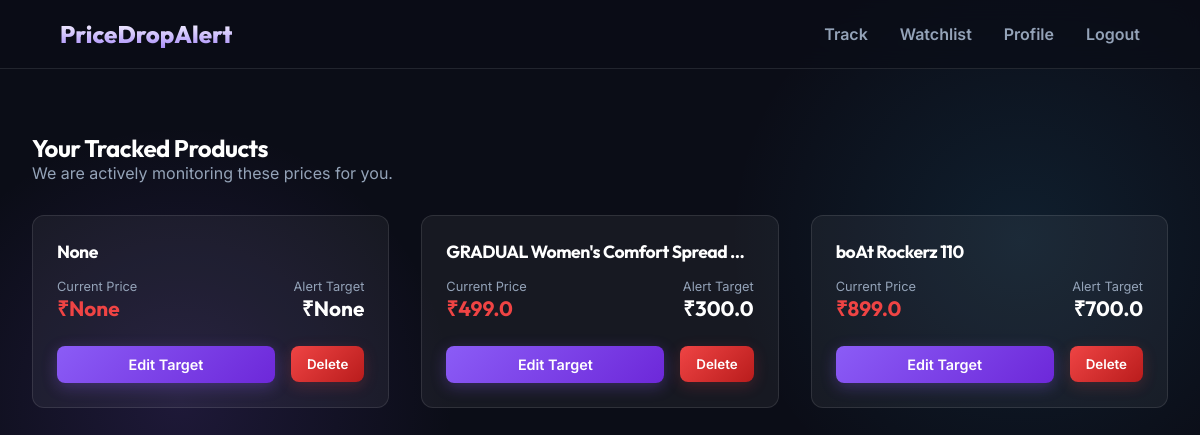
Page /watchlist (signed in) on the earlier database version.
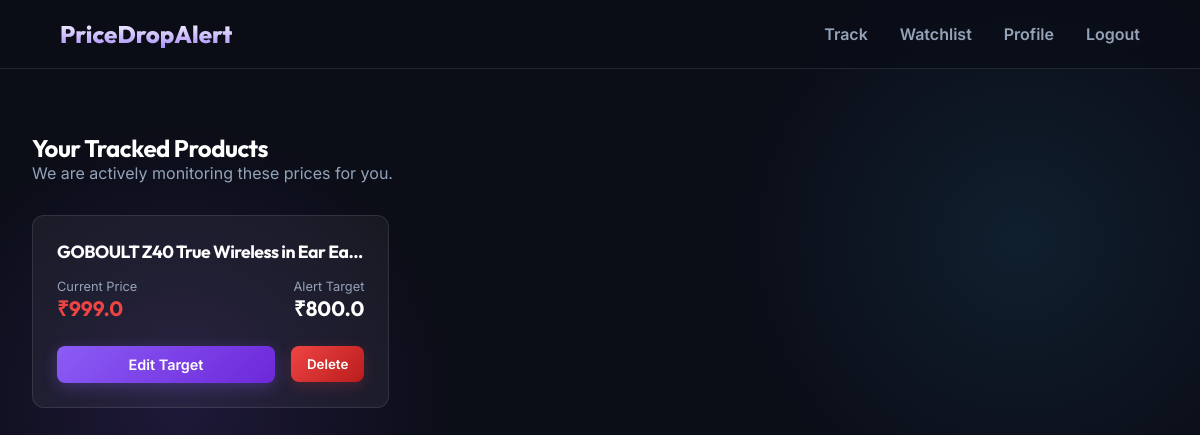
Same page on the later database version.
### app.py (models this page shows)
class TrackedProduct(db.Model):
    id = db.Column(db.Integer, primary_key=True)
    url = db.Column(db.String(500), nullable=False)
    product_title = db.Column(db.String(500), nullable=True)
    target_price = db.Column(db.Float, nullable=True)
    current_price = db.Column(db.Float, nullable=True)
    date_added = db.Column(db.DateTime, default=datetime.utcnow)
    user_id = db.Column(db.Integer, db.ForeignKey('user.id'), nullable=False)
    price_history = db.relationship('PriceHistory', backref='product', lazy=True)

### app.py (the view)
@app.route('/watchlist')
@login_required
def watchlist():
    user_products = TrackedProduct.query.filter_by(user_id=current_user.id).order_by(TrackedProduct.date_added.desc()).all()
    for product in user_products:
        history = (
            PriceHistory.query
            .filter_by(product_id=product.id)
            .order_by(PriceHistory.date)
            .all()
        )
        product.history_dates = [h.date.strftime("%d %b") for h in history]
        product.history_prices = [float(h.price) for h in history]
        if product.current_price is not None and product.target_price is not None:
            product.price_status = (
                "green" if float(product.current_price) <= float(product.target_price) else "red"
            )
        else:
            product.price_status = "gray"  # fallback color if price missing
    return render_template("watchlist.html", products=user_products)

### app.py (called while the page is built)
@login_manager.user_loader
def load_user(user_id):
    return db.session.get(User, int(user_id))

### templates/watchlist.html (shortened to what this page needs)
{% extends "base.html" %}
{% block content %}
<div style="margin-bottom: 2rem;">
    <h2>Your Tracked Products</h2>
    <p style="color: var(--text-secondary);">We are actively monitoring these prices for you.</p>
</div>
<div class="product-grid">
    {% for product in products %}
    <div class="product-card">
        <div class="product-info">
            <h3 class="product-title" title="{{ product.product_title }}">{{ product.product_title|default('Pending Title') }}</h3>
            <div style="display: flex; justify-content: space-between; margin-bottom: 1.5rem; margin-top: 1rem;">
                <div>
                    <p style="font-size: 0.8rem; color: var(--text-secondary);">Current Price</p>
                    <p class="price-tag {{ 'status-green' if product.price_status == 'green' else 'status-red' }}">
                        ₹{{ product.current_price|default('---') }}
                    </p>
                </div>
                <div style="text-align: right;">
                    <p style="font-size: 0.8rem; color: var(--text-secondary);">Alert Target</p>
                    <p class="price-tag" style="color: white;">₹{{ product.target_price|default('---') }}</p>
                </div>
            </div>
            <div style="display: flex; gap: 1rem;">
                <a href="{{ url_for('track_product', product_id=product.id) }}" class="btn" style="flex: 1; text-align: center; font-size: 0.9rem; padding: 0.6rem;">Edit Target</a>
                <form method="POST" action="{{ url_for('delete_product', product_id=product.id) }}" onsubmit="return confirm('Are you sure you want to stop tracking this item?');" style="display: inline-block;">
                    <button type="submit" class="btn btn-delete" style="padding: 0.6rem 1rem;">Delete</button>
                </form>
            </div>
        </div>
    </div>
    {% else %}
    <div class="glass-panel" style="grid-column: 1 / -1; text-align: center;">
        <h3 style="margin-bottom: 1rem;">No products are being tracked yet.</h3>
        <a href="{{ url_for('home') }}" class="btn">Track a Product Now</a>
    </div>
    {% endfor %}
</div>
{% endblock %}

### templates/base.html (shortened to what this page needs)
<!DOCTYPE html>
<html lang="en">
<head>
    <link rel="stylesheet" href="{{ url_for('static', filename='css/style.css') }}">
</head>
<body>
    <nav class="navbar">
        <a href="/" class="navbar-brand">PriceDropAlert</a>
        <ul class="nav-links">
            {% if current_user.is_authenticated %}
                <li><a href="{{ url_for('home') }}">Track</a></li>
                <li><a href="{{ url_for('watchlist') }}">Watchlist</a></li>
                <li><a href="{{ url_for('myProfile') }}">Profile</a></li>
                <li><a href="{{ url_for('logout') }}">Logout</a></li>
            {% else %}
                <li><a href="{{ url_for('signIn') }}">Login</a></li>
                <li><a href="{{ url_for('signUp') }}">Register</a></li>
            {% endif %}
        </ul>
    </nav>
    <div class="container" style="padding-bottom: 0;">
    </div>
    <div class="content container">
        {% block content %}
        {% endblock %}
    </div>
</body>
</html>

### static/css/style.css (style rules this page uses)
:root { --bg-color: #0b0d17; --glass-bg: rgba(255, 255, 255, 0.05); --glass-border: rgba(255, 255, 255, 0.1); --text-primary: #ffffff; --text-secondary: #94a3b8; --accent-glow: #8b5cf6; --accent-color: #a78bfa; --btn-bg: linear-gradient(135deg, #8b5cf6 0%, #6d28d9 100%); --btn-hover: linear-gradient(135deg, #a78bfa 0%, #7c3aed 100%); --delete-bg: linear-gradient(135deg, #ef4444 0%, #b91c1c 100%); --success: #10b981; --danger: #ef4444; }
* { box-sizing: border-box; margin: 0; padding: 0; font-family: 'Inter', sans-serif; -ms-overflow-style: none; scrollbar-width: none; }
body { background-color: var(--bg-color); background-image: radial-gradient(circle at 15% 50%, rgba(139, 92, 246, 0.15), transparent 25%), radial-gradient(circle at 85% 30%, rgba(56, 189, 248, 0.1), transparent 25%); background-attachment: fixed; color: var(--text-primary); min-height: 100vh; display: flex; flex-direction: column; }
h1, h2, h3 { font-family: 'Outfit', sans-serif; font-weight: 700; letter-spacing: -0.5px; }
.navbar { display: flex; justify-content: space-between; align-items: center; padding: 1.2rem 5%; background: rgba(11, 13, 23, 0.7); backdrop-filter: blur(12px); border-bottom: 1px solid var(--glass-border); position: sticky; top: 0; z-index: 100; }
.navbar-brand { font-family: 'Outfit', sans-serif; font-size: 1.5rem; font-weight: 800; color: #fff; text-decoration: none; background: -webkit-linear-gradient(#fff, #a78bfa); -webkit-background-clip: text; -webkit-text-fill-color: transparent; }
.nav-links { display: flex; gap: 2rem; list-style: none; }
.nav-links a { text-decoration: none; color: var(--text-secondary); font-weight: 600; transition: all 0.3s ease; position: relative; }
.nav-links a::after { content: ''; position: absolute; width: 0; height: 2px; bottom: -4px; left: 0; background: var(--accent-glow); transition: width 0.3s ease; }
.btn { background: var(--btn-bg); color: white; border: none; padding: 0.8rem 1.5rem; border-radius: 8px; font-weight: 600; cursor: pointer; transition: all 0.3s ease; text-decoration: none; display: inline-block; box-shadow: 0 4px 15px rgba(139, 92, 246, 0.3); }
.btn-delete { background: var(--delete-bg); box-shadow: 0 4px 15px rgba(239, 68, 68, 0.2); }
.container { max-width: 1200px; margin: 0 auto; padding: 2rem; width: 100%; }
.product-grid { display: grid; grid-template-columns: repeat(auto-fill, minmax(300px, 1fr)); gap: 2rem; margin-top: 2rem; }
.product-card { background: var(--glass-bg); border: 1px solid var(--glass-border); border-radius: 12px; overflow: hidden; transition: transform 0.3s ease, border-color 0.3s; }
.product-info { padding: 1.5rem; }
.product-title { font-size: 1.1rem; margin-bottom: 0.5rem; white-space: nowrap; overflow: hidden; text-overflow: ellipsis; }
.price-tag { font-size: 1.3rem; font-weight: 700; font-family: 'Outfit'; }
.status-red { color: var(--danger); }

Differences in the rows shown:
removed TrackedProduct: product_title "None", current_price "None", target_price "None"
removed TrackedProduct: product_title "GRADUAL Women's Comfort Spread…", current_price "499.0", target_price "300.0"
removed TrackedProduct: product_title "boAt Rockerz 110", current_price "899.0", target_price "700.0"
added TrackedProduct: product_title "GOBOULT Z40 True Wireless in Ear Ea…", current_price "999.0", target_price "800.0"
